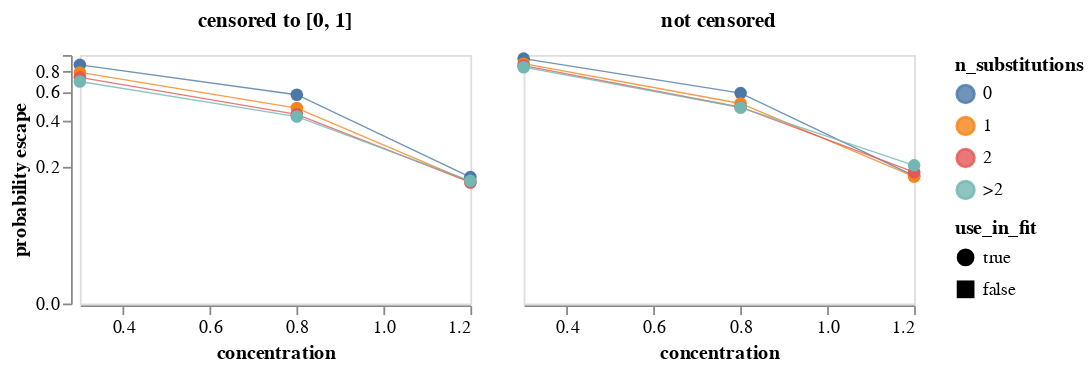

Write notebook code for a chart like this one.
### Markdown cell above
Get mean probability of escape across all variants with the indicated number of mutations.
Note we weight each retained variant equally regardless of how many barcode counts it has.
We plot means for both the censored (set to between 0 and 1)and uncensored prob escape.
Note that the plot uses a symlog scale for the y-axis.
Mouseover points for details.

### Code cell
max_aa_subs = prob_escape_filters["max_aa_subs"]

mean_prob_escape = (
    prob_escape.query("retain")
    .assign(
        n_substitutions=lambda x: (
            x["aa_substitutions"]
            .str.split()
            .map(len)
            .clip(upper=max_aa_subs)
            .map(lambda n: str(n) if n < max_aa_subs else f">{int(max_aa_subs - 1)}")
        ),
        prob_escape_uncensored=lambda x: x["prob_escape_uncensored"].clip(
            upper=prob_escape_filters["clip_uncensored_prob_escape"],
        ),
    )
    .groupby(
        ["sample", "concentration", "use_in_fit", "n_substitutions"], as_index=False
    )
    .aggregate(
        prob_escape=pd.NamedAgg("prob_escape", "mean"),
        prob_escape_uncensored=pd.NamedAgg("prob_escape_uncensored", "mean"),
        n_variants=pd.NamedAgg("barcode", "count"),
    )
    .rename(
        columns={
            "prob_escape": "censored to [0, 1]",
            "prob_escape_uncensored": "not censored",
        }
    )
    .melt(
        id_vars=[
            "sample",
            "concentration",
            "use_in_fit",
            "n_substitutions",
            "n_variants",
        ],
        var_name="censored",
        value_name="probability escape",
    )
)

print(f"Writing mean prob escape for samples used in fit to {prob_escape_mean_csv}")
mean_prob_escape.to_csv(prob_escape_mean_csv, index=False, float_format="%.4g")

mean_prob_escape_chart = (
    alt.Chart(mean_prob_escape)
    .encode(
        x=alt.X("concentration"),
        y=alt.Y(
            "probability escape",
            scale=alt.Scale(type="symlog", constant=0.04),
        ),
        column=alt.Column(
            "censored",
            title=None,
            header=alt.Header(labelFontWeight="bold", labelFontSize=12),
        ),
        color=alt.Color("n_substitutions"),
        tooltip=[
            alt.Tooltip(c, format=".3g") if c == "probability escape" else c
            for c in mean_prob_escape.columns
        ],
        shape=alt.Shape("use_in_fit", scale=alt.Scale(domain=[True, False])),
    )
    .mark_line(point=True, size=0.75, opacity=0.8)
    .properties(width=220, height=140)
    .configure_axis(grid=False)
    .configure_point(size=50)
)

mean_prob_escape_chart

### Figure 1 — Vega-Lite specification as saved in the notebook (floating-point values rounded to 4 significant figures)
{"config": {"view": {"continuousWidth": 300, "continuousHeight": 300}, "axis": {"grid": false}, "point": {"size": 50}}, "data": {"name": "data-1cc5ae7db995ab79f13b4fdf5bd9ee1e"}, "mark": {"type": "line", "opacity": 0.8, "point": true, "size": 0.75}, "encoding": {"color": {"field": "n_substitutions", "type": "nominal"}, "column": {"field": "censored", "header": {"labelFontSize": 12, "labelFontWeight": "bold"}, "title": null, "type": "nominal"}, "shape": {"field": "use_in_fit", "scale": {"domain": [true, false]}, "type": "nominal"}, "tooltip": [{"field": "sample", "type": "nominal"}, {"field": "concentration", "type": "quantitative"}, {"field": "use_in_fit", "type": "nominal"}, {"field": "n_substitutions", "type": "nominal"}, {"field": "n_variants", "type": "quantitative"}, {"field": "censored", "type": "nominal"}, {"field": "probability escape", "format": ".3g", "type": "quantitative"}], "x": {"field": "concentration", "type": "quantitative"}, "y": {"field": "probability escape", "scale": {"constant": 0.04, "type": "symlog"}, "type": "quantitative"}}, "height": 140, "width": 220, "$schema": "https://vega.github.io/schema/vega-lite/v5.8.0.json", "datasets": {"data-1cc5ae7db995ab79f13b4fdf5bd9ee1e": [{"sample": "LibB-230720-HENV32-0.3", "concentration": 0.3, "use_in_fit": true, "n_substitutions": "0", "n_variants": 7236, "censored": "censored to [0, 1]", "probability escape": 0.8746}, {"sample": "LibB-230720-HENV32-0.3", "concentration": 0.3, "use_in_fit": true, "n_substitutions": "1", "n_variants": 38134, "censored": "censored to [0, 1]", "probability escape": 0.7879}, {"sample": "LibB-230720-HENV32-0.3", "concentration": 0.3, "use_in_fit": true, "n_substitutions": "2", "n_variants": 11588, "censored": "censored to [0, 1]", "probability escape": 0.7364}, {"sample": "LibB-230720-HENV32-0.3", "concentration": 0.3, "use_in_fit": true, "n_substitutions": ">2", "n_variants": 1961, "censored": "censored to [0, 1]", "probability escape": 0.6952}, {"sample": "LibB-230720-HENV32-0.8", "concentration": 0.8, "use_in_fit": true, "n_substitutions": "0", "n_variants": 7237, "censored": "censored to [0, 1]", "probability escape": 0.5777}, {"sample": "LibB-230720-HENV32-0.8", "concentration": 0.8, "use_in_fit": true, "n_substitutions": "1", "n_variants": 38185, "censored": "censored to [0, 1]", "probability escape": 0.479}, {"sample": "LibB-230720-HENV32-0.8", "concentration": 0.8, "use_in_fit": true, "n_substitutions": "2", "n_variants": 11622, "censored": "censored to [0, 1]", "probability escape": 0.438}, {"sample": "LibB-230720-HENV32-0.8", "concentration": 0.8, "use_in_fit": true, "n_substitutions": ">2", "n_variants": 1966, "censored": "censored to [0, 1]", "probability escape": 0.4242}, {"sample": "LibB-230720-HENV32-1.2", "concentration": 1.2, "use_in_fit": true, "n_substitutions": "0", "n_variants": 7240, "censored": "censored to [0, 1]", "probability escape": 0.1698}, {"sample": "LibB-230720-HENV32-1.2", "concentration": 1.2, "use_in_fit": true, "n_substitutions": "1", "n_variants": 38341, "censored": "censored to [0, 1]", "probability escape": 0.1569}, {"sample": "LibB-230720-HENV32-1.2", "concentration": 1.2, "use_in_fit": true, "n_substitutions": "2", "n_variants": 11730, "censored": "censored to [0, 1]", "probability escape": 0.1556}, {"sample": "LibB-230720-HENV32-1.2", "concentration": 1.2, "use_in_fit": true, "n_substitutions": ">2", "n_variants": 1999, "censored": "censored to [0, 1]", "probability escape": 0.1597}, {"sample": "LibB-230720-HENV32-0.3", "concentration": 0.3, "use_in_fit": true, "n_substitutions": "0", "n_variants": 7236, "censored": "not censored", "probability escape": 0.9529}, {"sample": "LibB-230720-HENV32-0.3", "concentration": 0.3, "use_in_fit": true, "n_substitutions": "1", "n_variants": 38134, "censored": "not censored", "probability escape": 0.8886}, {"sample": "LibB-230720-HENV32-0.3", "concentration": 0.3, "use_in_fit": true, "n_substitutions": "2", "n_variants": 11588, "censored": "not censored", "probability escape": 0.8652}, {"sample": "LibB-230720-HENV32-0.3", "concentration": 0.3, "use_in_fit": true, "n_substitutions": ">2", "n_variants": 1961, "censored": "not censored", "probability escape": 0.8465}, {"sample": "LibB-230720-HENV32-0.8", "concentration": 0.8, "use_in_fit": true, "n_substitutions": "0", "n_variants": 7237, "censored": "not censored", "probability escape": 0.5915}, {"sample": "LibB-230720-HENV32-0.8", "concentration": 0.8, "use_in_fit": true, "n_substitutions": "1", "n_variants": 38185, "censored": "not censored", "probability escape": 0.5109}, {"sample": "LibB-230720-HENV32-0.8", "concentration": 0.8, "use_in_fit": true, "n_substitutions": "2", "n_variants": 11622, "censored": "not censored", "probability escape": 0.4844}, {"sample": "LibB-230720-HENV32-0.8", "concentration": 0.8, "use_in_fit": true, "n_substitutions": ">2", "n_variants": 1966, "censored": "not censored", "probability escape": 0.4827}, {"sample": "LibB-230720-HENV32-1.2", "concentration": 1.2, "use_in_fit": true, "n_substitutions": "0", "n_variants": 7240, "censored": "not censored", "probability escape": 0.1731}, {"sample": "LibB-230720-HENV32-1.2", "concentration": 1.2, "use_in_fit": true, "n_substitutions": "1", "n_variants": 38341, "censored": "not censored", "probability escape": 0.1714}, {"sample": "LibB-230720-HENV32-1.2", "concentration": 1.2, "use_in_fit": true, "n_substitutions": "2", "n_variants": 11730, "censored": "not censored", "probability escape": 0.1839}, {"sample": "LibB-230720-HENV32-1.2", "concentration": 1.2, "use_in_fit": true, "n_substitutions": ">2", "n_variants": 1999, "censored": "not censored", "probability escape": 0.2048}]}}
